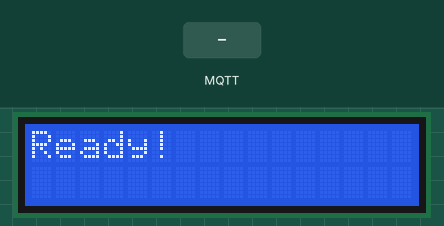
The sketch below on a simulated ESP32. Parts: 16×2 character LCD. The test bench sets the inputs (shaded band). WiFi joins after 1.5 s; servers stay silent unless stated; no MQTT or app messages arrive unless stated; what the sketch prints to the serial monitor is not drawn.

Above: at 2.8 s.
2.9 s: MQTT message "Game over" arrives on the first subscribed topic
At 3.3 s:
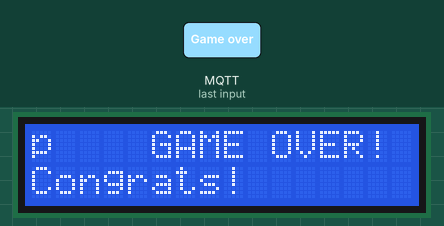
4.4 s: MQTT message "N" arrives on the first subscribed topic
At 5.6 s:
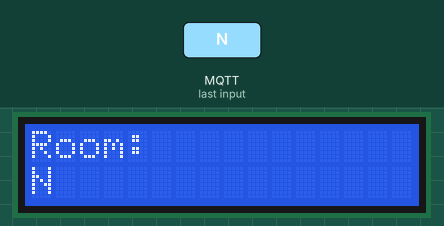
5.9 s: MQTT message "S" arrives on the first subscribed topic
At 6.8 s:
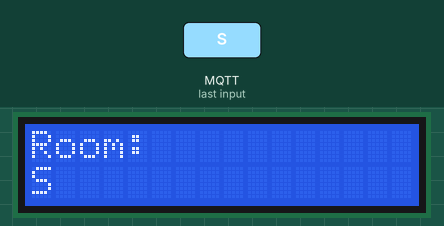
7.4 s: MQTT message "E" arrives on the first subscribed topic
At 7.9 s:
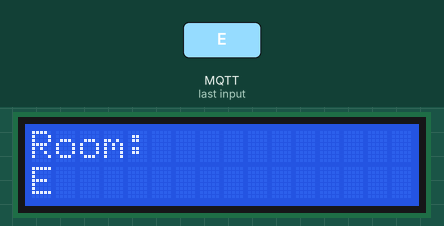
8.9 s: MQTT message "W" arrives on the first subscribed topic
At 10.1 s:
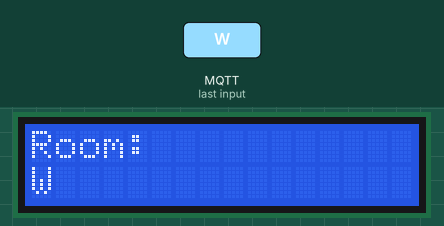
10.4 s: MQTT message "n" arrives on the first subscribed topic
At 11.4 s:
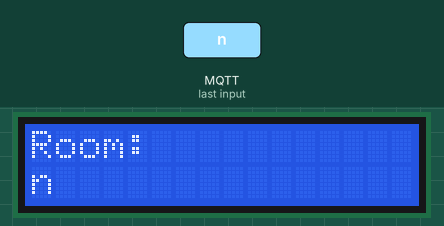
Timing chart, 0 to 12.9 s (numbered marks = the images above; inputs shaded):
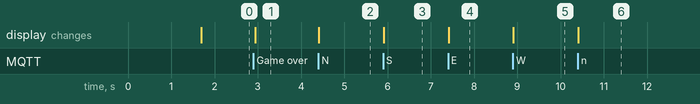

Measured:
- after the input at 2.9 s, the display: changes at once (image 1)
- after the input at 4.4 s, the display: changes at once (image 2)
- after the input at 5.9 s, the display: changes at once (image 3)
- after the input at 7.4 s, the display: changes at once (image 4)
- after the input at 8.9 s, the display: changes at once (image 5)
- after the input at 10.4 s, the display: changes at once (image 6)

The sketch:

mud_game.ino.ino
```cpp
#include <WiFi.h>
#include <WiFiUdp.h>
#include <PubSubClient.h>
#include <Wire.h>
#include <LiquidCrystal_I2C.h>

// ==== CONFIGURATION ====
const char* ssid = "Linksys00771_5GHz_2.4GEXT";
const char* password = "589dqb8vgr";

const char* mqtt_server = "35.192.68.69";
const char* udp_host = "35.192.68.69";
const int udp_port = 12345;

#define SDA 14
#define SCL 13

WiFiUDP udp;
WiFiClient espClient;
PubSubClient client(espClient);
LiquidCrystal_I2C lcd(0x27, 16, 2);

bool gameOver = false;

// ==== FUNCTIONS ====
void setup_wifi() {
  delay(100);
  Serial.print("Connecting to WiFi");
  WiFi.begin(ssid, password);
  while (WiFi.status() != WL_CONNECTED) {
    delay(300);
    Serial.print(".");
  }
  Serial.println(" connected!");
}

void callback(char* topic, byte* message, unsigned int length) {
  char msg[length + 1];
  for (unsigned int i = 0; i < length; i++) msg[i] = (char)message[i];
  msg[length] = '\0';

  Serial.print("MQTT: ");
  Serial.println(msg);

  lcd.clear();
  lcd.setCursor(0, 0);
  lcd.print("Room:");
  lcd.setCursor(0, 1);
  lcd.print(msg);

  if (String(msg).indexOf("Game over") != -1) {
    Serial.println("🎮 GAME OVER!");
    lcd.clear();
    lcd.setCursor(0, 0);
    lcd.print("🎉 GAME OVER!");
    lcd.setCursor(0, 1);
    lcd.print("Congrats!");
    gameOver = true;
  }
}

void reconnect() {
  while (!client.connected()) {
    Serial.print("Connecting to MQTT...");
    if (client.connect("ESP32Client")) {
      Serial.println(" connected");
      client.subscribe("mud/room");
    } else {
      Serial.print(" failed, rc=");
      Serial.println(client.state());
      delay(2000);
    }
  }
}

void sendMove(char move) {
  udp.beginPacket(udp_host, udp_port);
  udp.write(move);
  udp.endPacket();
  Serial.print("Sent move: ");
  Serial.println(move);
}

void setup() {
  Serial.begin(115200);
  Wire.begin(SDA, SCL);
  lcd.init();
  lcd.backlight();
  lcd.setCursor(0, 0);
  lcd.print("Connecting...");

  setup_wifi();
  client.setServer(mqtt_server, 1883);
  client.setCallback(callback);

  udp.begin(4210); // Local port
  lcd.clear();
  lcd.print("Ready!");
  Serial.println("ESP32 Ready!");
}

void loop() {
  if (!client.connected()) reconnect();
  client.loop();

  if (gameOver) return; // Freeze input after win

  if (Serial.available() > 0) {
    char input = Serial.read();
    if (input == 'N' || input == 'S' || input == 'E' || input == 'W' ||
        input == 'n' || input == 's' || input == 'e' || input == 'w') {
      sendMove(toupper(input));
    }
  }
}
```
